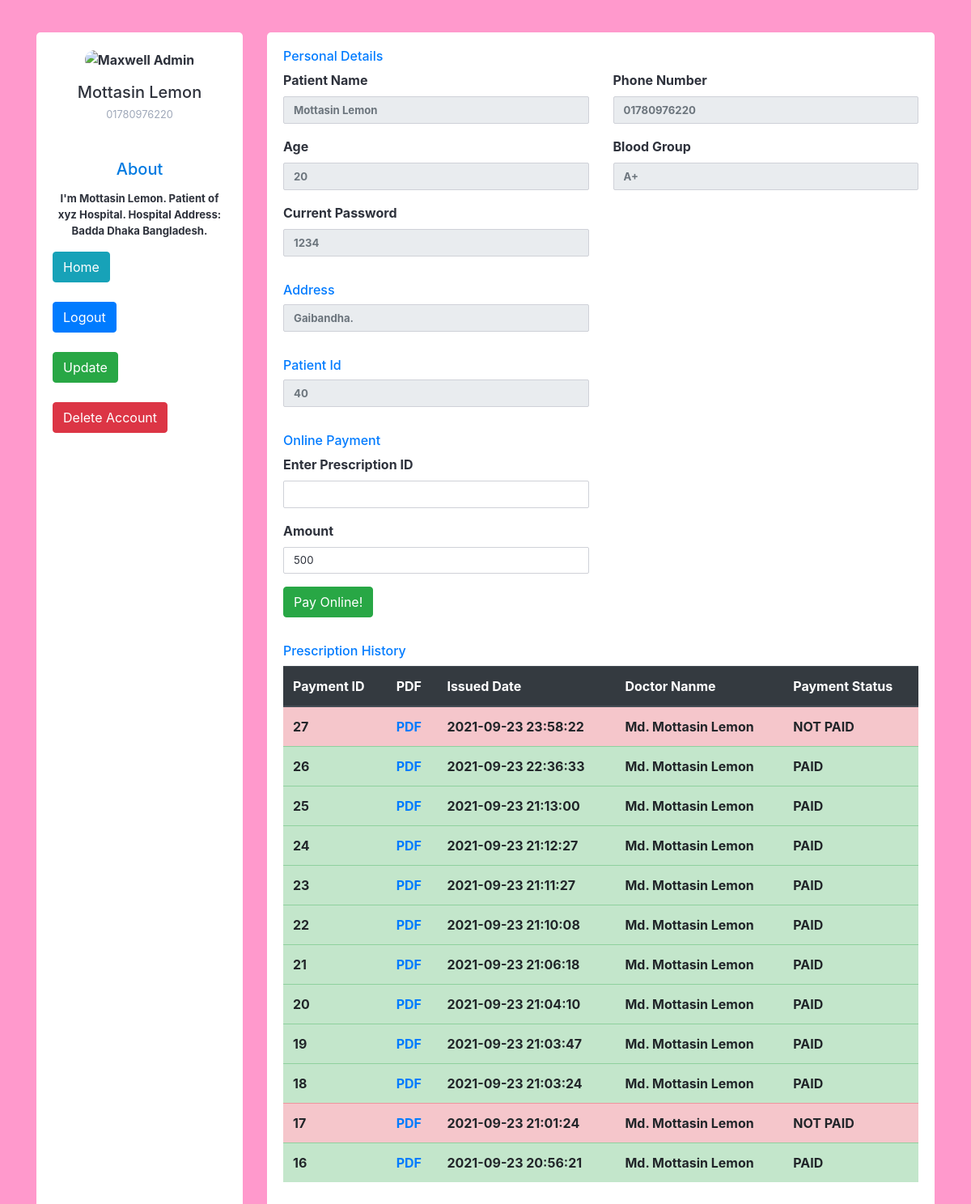
The app's page /profile.php (signed in) with its own data.
### tables this page shows
CREATE TABLE `patient_info` (
  `id` int(10) NOT NULL,
  `phone_number` varchar(15) NOT NULL,
  `address` varchar(200) NOT NULL,
  `age` int(3) NOT NULL,
  `blood_group` varchar(20) NOT NULL,
  `password` varchar(200) NOT NULL,
  `status` varchar(10) NOT NULL DEFAULT 'active',
  `created_at` varchar(20) NOT NULL DEFAULT current_timestamp(),
  `updated_at` varchar(20) DEFAULT NULL,
  `patient_name` varchar(100) NOT NULL
);

CREATE TABLE `prescription` (
  `id` int(10) NOT NULL,
  `file_name` varchar(200) NOT NULL,
  `payment_status` varchar(11) NOT NULL DEFAULT 'NOT PAID',
  `created_at` varchar(20) NOT NULL DEFAULT current_timestamp(),
  `updated_at` varchar(20) DEFAULT NULL,
  `patient_id` int(10) NOT NULL,
  `doctor_id` int(10) NOT NULL,
  `payment_amount` int(10) NOT NULL,
  `txd_id` varchar(200) NOT NULL
);

CREATE TABLE `employee` (
  `id` int(10) NOT NULL,
  `name` varchar(100) NOT NULL,
  `salary` int(6) NOT NULL,
  `role` varchar(20) NOT NULL,
  `phone_number` varchar(15) NOT NULL,
  `join_date` date NOT NULL,
  `status` varchar(10) NOT NULL DEFAULT 'active',
  `updated_at` varchar(20) DEFAULT NULL,
  `created_at` varchar(20) NOT NULL DEFAULT current_timestamp(),
  `password` varchar(20) NOT NULL
);

### profile.php (the view, shortened to what this page needs)
<?php
if ( isset($_SESSION['profile_id']))
{
	$login_id = $_SESSION['profile_id'];
    $connection =  new mysqli('localhost','root','','hms');
	$sql =" SELECT * FROM patient_info WHERE id = $login_id";
	$data = $connection -> query($sql);
	$values = $data->fetch_assoc();
	$name = $values['patient_name'];
	$id = $values['id'];
	$phone_number = $values['phone_number'];
	$address = $values['address'];
	$age = $values['age'];
	$blood_group = $values['blood_group'];
	$password = $values['password'];
}
else{
	header('location:login.php');
}
?>
<!DOCTYPE html>
<html lang="en">
<head>
    <link href="https://cdn.jsdelivr.net/npm/bootstrap@4.5.0/dist/css/bootstrap.min.css" rel="stylesheet">
</head>
<body>
<div class="container">
<div class="row gutters">
<div class="col-xl-3 col-lg-3 col-md-12 col-sm-12 col-12">
<div class="card h-100">
	<div class="card-body">
		<div class="account-settings">
			<div class="user-profile">
				<div class="user-avatar">
					<img src="https://bootdey.com/img/Content/avatar/avatar7.png" alt="Maxwell Admin">
				</div>
				<h5 class="user-name"><?php echo $name; ?></h5>
				<h6 class="user-email"><?php echo $phone_number; ?></h6>
			</div>
			<div class="about">
				<h5>About</h5>
				<p>I'm <?php echo $name; ?>. Patient of xyz Hospital.  Hospital Address:
				Badda Dhaka Bangladesh.  </p>
			</div>
            <div class="text-left">
                <a href="index.php" class="btn btn-info">Home</a> <br> <br>
                <a href="logout.php" class="btn btn-primary">Logout</a> <br> <br>
                <a href="update.php" class="btn btn-success">Update</a><br> <br>
                <a  id="delete_account" href="delete.php" class="btn btn-danger">Delete Account</a><br> <br>
            </div>
		</div>
	</div>
</div>
</div>
<div class="col-xl-9 col-lg-9 col-md-12 col-sm-12 col-12">
<div class="card h-100">
	<div class="card-body">
		<div class="row gutters">
			<div class="col-xl-12 col-lg-12 col-md-12 col-sm-12 col-12">
				<h6 class="mb-2 text-primary">Personal Details</h6>
			</div>
			<div class="col-xl-6 col-lg-6 col-md-6 col-sm-6 col-12">
				<div class="form-group">
					<label for="fullName">Patient Name</label>
					<input type="text" style="font-weight: bold;" class="form-control" id="fullName" placeholder="<?php echo $name; ?>" disabled>
				</div>
			</div>
			<div class="col-xl-6 col-lg-6 col-md-6 col-sm-6 col-12">
				<div class="form-group">
					<label for="eMail">Phone Number</label>
					<input type="text" style="font-weight: bold;" class="form-control" id="fullName" placeholder="<?php echo $phone_number; ?>" disabled>
				</div>
			</div>
			<div class="col-xl-6 col-lg-6 col-md-6 col-sm-6 col-12">
				<div class="form-group">
					<label for="website">Age</label>
					<input type="text" style="font-weight: bold;" class="form-control" id="fullName" placeholder="<?php echo $age; ?>" disabled>
				</div>
			</div>
			<div class="col-xl-6 col-lg-6 col-md-6 col-sm-6 col-12">
				<div class="form-group">
					<label for="website">Blood Group</label>
					<input type="text" style="font-weight: bold;" class="form-control" id="fullName" placeholder="<?php echo $blood_group; ?>" disabled>
				</div>
			</div>
			<div class="col-xl-6 col-lg-6 col-md-6 col-sm-6 col-12">
				<div class="form-group">
					<label for="Street">Current Password</label>
					<input type="text" style="font-weight: bold;" class="form-control" id="fullName" placeholder="<?php echo $password; ?>" disabled>
				</div>
			</div>
		</div>
		<div class="row gutters">
			<div class="col-xl-12 col-lg-12 col-md-12 col-sm-12 col-12">
				<h6 class="mt-3 mb-2 text-primary">Address</h6>
			</div>
			<div class="col-xl-6 col-lg-6 col-md-6 col-sm-6 col-12">
				<div class="form-group">
					<input type="text" style="font-weight: bold;" class="form-control" id="fullName" placeholder="<?php echo $address; ?>" disabled>
				</div>
			</div>
		</div>
		<div class="row gutters">
			<div class="col-xl-12 col-lg-12 col-md-12 col-sm-12 col-12">
				<h6 class="mt-3 mb-2 text-primary">Patient Id</h6>
			</div>
			<div class="col-xl-6 col-lg-6 col-md-6 col-sm-6 col-12">
				<div class="form-group">
					<input type="text" style="font-weight: bold;" class="form-control" id="fullName" placeholder="<?php echo $id; ?>" disabled>
				</div>
			</div>
            <div class="col-xl-12 col-lg-12 col-md-12 col-sm-12 col-12">
                <h6 class="mt-3 mb-2 text-primary">Online Payment</h6>
            </div>
            <div class="col-xl-6 col-lg-6 col-md-6 col-sm-6 col-12">
                <form method="post" action="pay.php">
                    <div class="form-group">
                        <label for="exampleFormControlFile1">Enter Prescription ID</label>
                        <input type="text" class="form-control" name="prescription_id" required >
                    </div>
                    <div class="form-group">
                        <label for="exampleFormControlFile1">Amount</label>
                        <input type="text" class="form-control" name="amount"  value="500" required >
                    </div>
                    <div class="form-group">
                        <input type="submit" class="btn btn-success" name="payment_submit"  value="Pay Online!" >
                    </div>
                </form>
            </div>
		</div>
        <div class="row gutters">
            <div class="col-xl-12 col-lg-12 col-md-12 col-sm-12 col-12">
                <h6 class="mt-3 mb-2 text-primary">Prescription History</h6>
            </div>
            <div class="col-xl-12 col-lg-12 col-md-12 col-sm-12 col-12">
                <table class="table">
                    <thead class="thead-dark">
                    <tr>
                        <th scope="col">Payment ID</th>
                        <th scope="col">PDF</th>
                        <th scope="col">Issued Date</th>
                        <th scope="col">Doctor Nanme</th>
                        <th scope="col">Payment Status</th>
                    </tr>
                    </thead>
                    <tbody >
                    <?php
                    $sql =" SELECT * FROM prescription WHERE patient_id = '$login_id' ORDER BY created_at DESC ";
                    $data = $connection -> query($sql);
                    while ( $values = $data->fetch_assoc()){
                        $payment_id = $values['id'];
                        $pdf_link = $values['file_name'];
                        $payment_status = $values['payment_status'];
                        $issued_date = $values['created_at'];
                        $doctor_id = $values['doctor_id'];
                        $sql =" SELECT employee.name FROM prescription,employee WHERE prescription.doctor_id='$doctor_id' LIMIT 1";
                        $data2 = $connection -> query($sql);
                        $val = $data2-> fetch_assoc();
                        $doctor_name = $val['name'];
                        ?>
                        <tr
                                class="<?php
                                if ($payment_status=='NOT PAID' )
                                {
                                    echo 'table-danger';
                                }
                                else{
                                    echo 'table-success' ;
                                }
                                ?> "
                        >
                            <td> <?php echo $payment_id; ?>  </td>
                            <td><a  href="<?php
                                if ($payment_status=='NOT PAID' )
                                {
                                    echo 'ask_to_pay.php';
                                }
                                else{
                                    echo 'download.php?path=assets/prescription/'.$pdf_link ;
                                }
                                 ?> " >PDF</a></td>
                            <td><?php echo $issued_date; ?></td>
                            <td><?php echo $doctor_name; ?></td>
                            <td><?php echo$payment_status; ?></td>
                        </tr>
                        <?php
                    }
                    ?>
                    </tbody>
                </table>
            </div>
        </div>
	</div>
</div>
</div>
</div>
</div>
</body>
</html>

### profile.php (style rules this page uses)
body { margin: 0; padding-top: 40px; color: #2e323c; background: #ff99cc; position: relative; height: 100%; font-weight: bold; }
.account-settings .user-profile { margin: 0 0 1rem 0; padding-bottom: 1rem; text-align: center; }
.account-settings .user-profile .user-avatar { margin: 0 0 1rem 0; }
.account-settings .user-profile .user-avatar img { width: 90px; height: 90px; -webkit-border-radius: 100px; -moz-border-radius: 100px; border-radius: 100px; }
.account-settings .user-profile h5.user-name { margin: 0 0 0.5rem 0; }
.account-settings .user-profile h6.user-email { margin: 0; font-size: 0.8rem; font-weight: 400; color: #9fa8b9; }
.account-settings .about { margin: 2rem 0 0 0; text-align: center; }
.account-settings .about h5 { margin: 0 0 15px 0; color: #007ae1; }
.account-settings .about p { font-size: 0.825rem; }
.form-control { border: 1px solid #cfd1d8; -webkit-border-radius: 2px; -moz-border-radius: 2px; border-radius: 2px; font-size: .825rem; background: #ffffff; color: #2e323c; }
.card { background: #ffffff; -webkit-border-radius: 5px; -moz-border-radius: 5px; border-radius: 5px; border: 0; margin-bottom: 1rem; }

### records on screen
patient_info: patient_name "Mottasin Lemon", phone_number "01780976220", age "20", blood_group "A+", password "1234", address "Gaibandha.", id "40"
prescription: id "27", created_at "2021-09-23 23:58:22", doctor.name "Md. Mottasin Lemon", payment_status "NOT PAID"
prescription: id "26", created_at "2021-09-23 22:36:33", doctor.name "Md. Mottasin Lemon", payment_status "PAID"
prescription: id "25", created_at "2021-09-23 21:13:00", doctor.name "Md. Mottasin Lemon", payment_status "PAID"
prescription: id "24", created_at "2021-09-23 21:12:27", doctor.name "Md. Mottasin Lemon", payment_status "PAID"
prescription: id "23", created_at "2021-09-23 21:11:27", doctor.name "Md. Mottasin Lemon", payment_status "PAID"
prescription: id "22", created_at "2021-09-23 21:10:08", doctor.name "Md. Mottasin Lemon", payment_status "PAID"
prescription: id "21", created_at "2021-09-23 21:06:18", doctor.name "Md. Mottasin Lemon", payment_status "PAID"
prescription: id "20", created_at "2021-09-23 21:04:10", doctor.name "Md. Mottasin Lemon", payment_status "PAID"
prescription: id "19", created_at "2021-09-23 21:03:47", doctor.name "Md. Mottasin Lemon", payment_status "PAID"
prescription: id "18", created_at "2021-09-23 21:03:24", doctor.name "Md. Mottasin Lemon", payment_status "PAID"
prescription: id "17", created_at "2021-09-23 21:01:24", doctor.name "Md. Mottasin Lemon", payment_status "NOT PAID"
prescription: id "16", created_at "2021-09-23 20:56:21", doctor.name "Md. Mottasin Lemon", payment_status "PAID"
